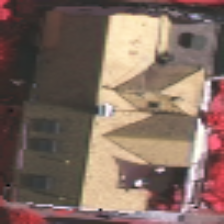
#> input picture python/images/Building1.tif, 224 x 224 px; its folder holds only this picture in this run
$ jupyter execute --allow-errors jupyter_widgets.ipynb   (shell and % lines are left out)
#> lines starting #> are read from the running program, lines starting #| are printed output that depends on the picture
# Jupyter widgets
[Jupyter widgets](https://ipywidgets.readthedocs.io/en/latest/index.html) are visual components that enhance the interaction with a Jupyter notebook. In this notebook we test some of the widgets.

[cell 1]
import os
import numpy as np
from osgeo import gdal, osr, ogr
import matplotlib.pyplot as plt
from skimage import io
from skimage import exposure
from skimage.io import imsave, imread
#from rasterio.plot import show
from IPython.display import display
from ipywidgets import Checkbox, VBox, HBox, Layout, Text, Image
from ipywidgets import interact, interactive, fixed, interact_manual
import ipywidgets as widgets
import warnings
print("NumPy version: %s"%np.__version__)
print("GDAL version: %s"%gdal.__version__)
warnings.filterwarnings('ignore')

## Interact
It is a widget that returns the value of a function for each value of its arguments passed through the widget. The type of widget depends on the type of argument passed to the function. For example, if we pass an integer interval the widget used will be an integer slider.

[cell 2]
def f(x):
    return x * x

[cell 3]
w = interact(f, x=(0,9));
#> the sliders are set to x = 4

#> (a cell that did not finish here is left out)

#> (a cell that did not finish here is left out)

## Slider
We can use a slider widget to visually select an integer within an interval

[cell 6]
slider = widgets.IntSlider(value=0, min=0, max=10, step=1)
display(slider)

[cell 7]
current_value = slider.value
print('Slider value: {:d}'.format(current_value))

We can connect our slider to a function f by passing it to the interact function

[cell 8]
w = interact(f, x=slider)
#> the sliders are set to x = 0

#> (a cell that did not finish here is left out)

## Checkbox
Checkboxes are used to select from multiple elements from a collection, e.g. images.

[cell 10]
c = widgets.Checkbox(value=False, description='Check me')
display(c)

[cell 11]
c.value

## Filtering out images from a collection
We can use a checkbox to filter out images from a collection. We need to browse the images and to set a flag for those we want to eliminate from the collection. We use the interact function from which we call a function for the image visualization with the index of the image. We visualize a checkbox with each image to flag those that we want to eliminate . We create a list of checkboxes so that at the end of the process we will have the list of all the images to be eliminated.

[cell 12]
img_path = 'images/'
img_list = []
for file in os.listdir(img_path):
    if file.endswith(".tif"):
        img_list.append(os.path.join(img_path, file))

[cell 13]
fig_rows = 2
fig_cols = 4
#> (the rest of this cell did not finish here and is left out)

[cell 14]
def browse_images(img_list):
    '''
    This function uses a widget to show and flag the images
    '''
    n = len(img_list)
    check_list = []
    for _ in range(n):
        check = widgets.Checkbox(description='Remove')
        check_list.append(check)
#> the sliders are set to i = 0

    def view_image(i):
#> called with i = 0
        img_or = io.imread(img_list[i])
#> img_or is the input picture: shape (224, 224, 3); mean R, G, B 128.1, 106.4, 96.1
        img = exposure.equalize_hist(img_or)
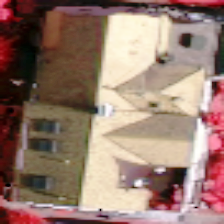
#> img: shape (224, 224, 3) float64; mean R, G, B 0.592, 0.483, 0.435
        plt.imshow(img, cmap=plt.cm.gray_r, interpolation='nearest')
#> (this line was passed over: IPython is not available in this run)
        title = img_list[i][-10:-4]
        plt.title('%s' % title)
#> (this line was passed over: IPython is not available in this run)
        display(check_list[i])
        plt.show()

    slider = widgets.IntSlider(value=0, min=0, max=n-1, step=1)
    interact(view_image, i = slider)
    return check_list

[cell 15]
check_list = browse_images(img_list)

[cell 16]
zip_list = list(zip(img_list, check_list))

[cell 17]
for path, flag in zip_list:
    print(path, flag.value)


$ run again, on python/images/Building5.tif
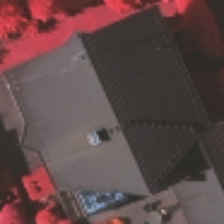
#> input picture python/images/Building5.tif, 224 x 224 px
#> in view_image, img_or is the input picture: shape (224, 224, 3); mean R, G, B 96.4, 72.6, 73
#> in view_image, `img = exposure.equalize_hist(img_or)`:
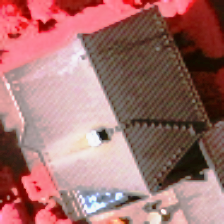
#> img: shape (224, 224, 3) float64; mean R, G, B 0.642, 0.445, 0.435

$ run again, on python/images/Building6.tif
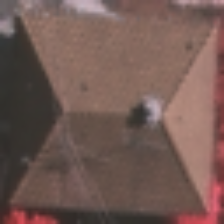
#> input picture python/images/Building6.tif, 224 x 224 px
#> in view_image, img_or is the input picture: shape (224, 224, 3); mean R, G, B 115.1, 90, 83.5
#> in view_image, `img = exposure.equalize_hist(img_or)`:
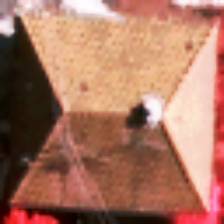
#> img: shape (224, 224, 3) float64; mean R, G, B 0.67, 0.462, 0.384

$ run again, on python/images/Building7.tif
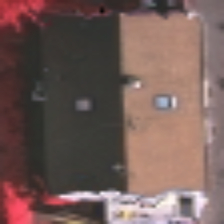
#> input picture python/images/Building7.tif, 224 x 224 px
#> in view_image, img_or is the input picture: shape (224, 224, 3); mean R, G, B 116.6, 92.9, 88.3
#> in view_image, `img = exposure.equalize_hist(img_or)`:
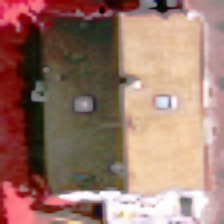
#> img: shape (224, 224, 3) float64; mean R, G, B 0.614, 0.477, 0.427

$ run again, on python/images/Building2.tif
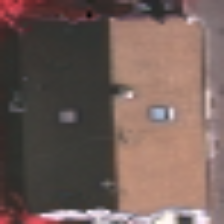
#> input picture python/images/Building2.tif, 224 x 224 px
#> in view_image, img_or is the input picture: shape (224, 224, 3); mean R, G, B 114.5, 94.3, 88.3
#> in view_image, `img = exposure.equalize_hist(img_or)`:
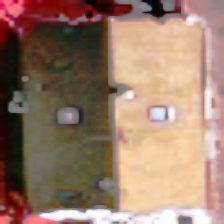
#> img: shape (224, 224, 3) float64; mean R, G, B 0.605, 0.492, 0.423
